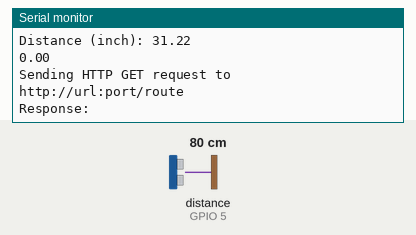
Recording of a program running on a simulated ESP32. Shown: the last lines printed to the serial monitor. Wiring (inferred from the names in the program): ultrasonic range finder: trigger GPIO 16; echo GPIO 5. The inputs (shaded band) are chosen by the test bench; at power-on: distance to the obstacle (sensor on GPIO 5) 80 cm. The echo pulse lasts 58.3 µs per cm; WiFi joins after 1.5 s; servers stay silent unless stated; uploads are accepted with an empty reply.

Above: at 2.7 s.
2.8 s: distance to the obstacle (sensor on GPIO 5) set to 2 cm
At 3.87 s:
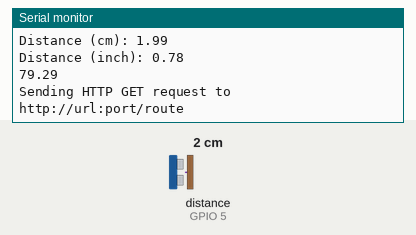
5.7 s: distance to the obstacle (sensor on GPIO 5) set to 4 cm
At 6.6 s:
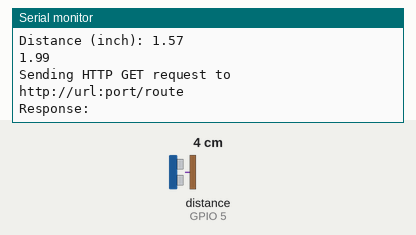
Timing chart, 0 to 8.7 s (numbered marks = the images above; inputs shaded):
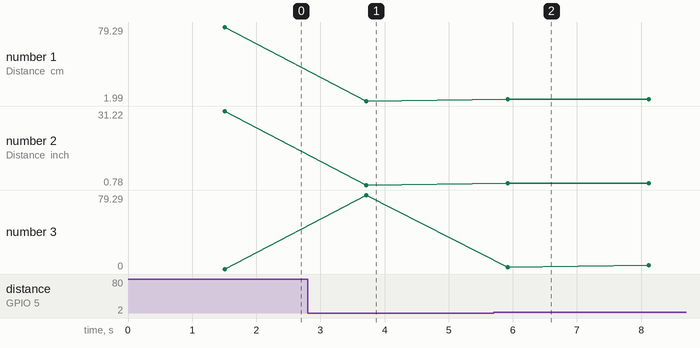

Measured:
- after the input at 2.8 s, the serial monitor: prints a new line after 0.91 s (image 1)
- after the input at 5.7 s, the serial monitor: prints a new line after 0.22 s (image 2)
- plotted number 1: 79.29 → 1.99 after the input at 2.8 s, 1.99 → 3.98 after the input at 5.7 s
- plotted number 2: 31.22 → 0.78 after the input at 2.8 s, 0.78 → 1.57 after the input at 5.7 s
- plotted number 3: 79.29 → 3.98 after the input at 5.7 s

The program:

main.cpp
```cpp
#include <Arduino.h>
#include <WiFi.h>
#include <HTTPClient.h>

//define sound speed in cm/uS
#define SOUND_SPEED 0.034
#define CM_TO_INCH 0.393701

const char* ssid = "ssid";
const char* password = "password";
const char* serverUrl = "http://url:port/route";

const int trigPin = 16;
const int echoPin = 5;
long duration;
float distanceCm = 0;
float distanceInch;

void setup() {
  Serial.begin(115200);

  pinMode(trigPin, OUTPUT); // Sets the trigPin as an Output
  pinMode(echoPin, INPUT); // Sets the echoPin as an Input

  WiFi.begin(ssid, password);
  Serial.print("Connecting to WiFi");
  while (WiFi.status() != WL_CONNECTED) {
    delay(500);
    Serial.print(".");
  }
  Serial.println("\nConnected to WiFi");
}

void getDistanceFromUltraSonic () {
  digitalWrite(trigPin, LOW);
  delayMicroseconds(2);
  // Sets the trigPin on HIGH state for 10 micro seconds
  digitalWrite(trigPin, HIGH);
  delayMicroseconds(10);
  digitalWrite(trigPin, LOW);

  // Reads the echoPin, returns the sound wave travel time in microseconds
  duration = pulseIn(echoPin, HIGH);

  // Calculate the distance
  distanceCm = duration * SOUND_SPEED/2;

  distanceCm = distanceCm;
  if (distanceCm <= 0) {
    distanceCm = 0;
  }

  // Convert to inches
  distanceInch = distanceCm * CM_TO_INCH;

  // Prints the distance in the Serial Monitor
  Serial.print("Distance (cm): ");
  Serial.println(distanceCm);
  Serial.print("Distance (inch): ");
  Serial.println(distanceInch);
}

// send data to cloud
void getDataFromCloud(const String ultraSonicDistance) {
  HTTPClient http;

  String jsonData = "{\"id\": 1, \"name\": \"Street 1 sensor\", \"details\": \"" + String(ultraSonicDistance) + "\"}";

  Serial.print("Sending HTTP GET request to ");
  Serial.println(serverUrl);

  if (http.begin(serverUrl)) {
    http.addHeader("Content-Type", "application/json");

    int httpResponseCode = http.PUT(jsonData);

    if (httpResponseCode > 0) {
      String response = http.getString();
      Serial.println("Response:");
      Serial.println(response);
    } else {
      Serial.print("Error code: ");
      Serial.println(httpResponseCode);
    }

    http.end();
  } else {
    Serial.println("Failed to connect to server");
  }
}

void loop() {
  Serial.println("heartbeat running");

  String ultraSonicDistance = String(distanceCm);

  getDistanceFromUltraSonic();

  if (WiFi.status() == WL_CONNECTED) {
    Serial.println(ultraSonicDistance);
    getDataFromCloud(ultraSonicDistance);
  }

  delay(2000);
  // put your main code here, to run repeatedly:
}
```
